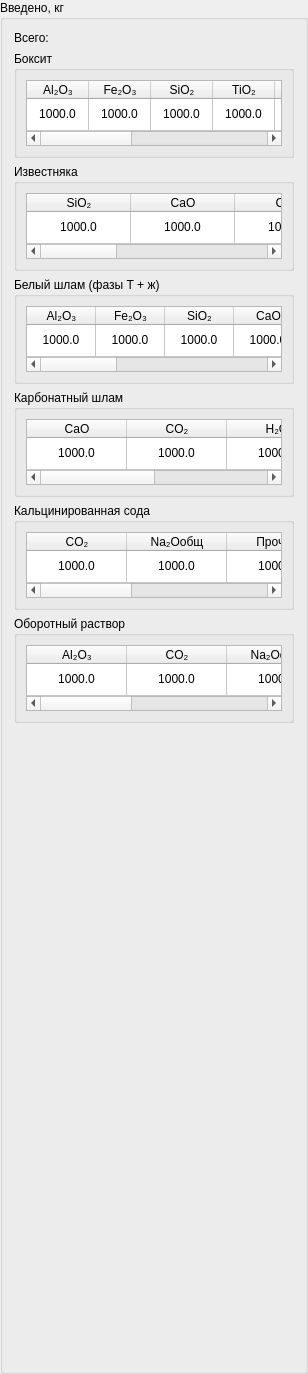
              <widget class="QGroupBox" name="groupBox">
               <property name="title">
                <string>Введено, кг</string>
               </property>
               <layout class="QVBoxLayout" name="verticalLayout_2">
                <item>
                 <widget class="QLabel" name="label">
                  <property name="text">
                   <string>Всего:</string>
                  </property>
                 </widget>
                </item>
                <item>
                 <widget class="QGroupBox" name="groupBox_196">
                  <property name="maximumSize">
                   <size>
                    <width>16777215</width>
                    <height>107</height>
                   </size>
                  </property>
                  <property name="title">
                   <string>Боксит</string>
                  </property>
                  <layout class="QHBoxLayout" name="horizontalLayout_193">
                   <item>
                    <widget class="QTableWidget" name="tableBoxite13">
                     <property name="maximumSize">
                      <size>
                       <width>16777215</width>
                       <height>71</height>
                      </size>
                     </property>
                     <attribute name="horizontalHeaderDefaultSectionSize">
                      <number>62</number>
                     </attribute>
                     <attribute name="horizontalHeaderStretchLastSection">
                      <bool>true</bool>
                     </attribute>
                     <attribute name="verticalHeaderVisible">
                      <bool>false</bool>
                     </attribute>
                     <attribute name="verticalHeaderStretchLastSection">
                      <bool>true</bool>
                     </attribute>
                     <row>
                      <property name="text">
                       <string>1</string>
                      </property>
                     </row>
                     <column>
                      <property name="text">
                       <string>Al₂O₃</string>
                      </property>
                     </column>
                     <column>
                      <property name="text">
                       <string>Fe₂O₃</string>
                      </property>
                     </column>
                     <column>
                      <property name="text">
                       <string>SiO₂</string>
                      </property>
                     </column>
                     <column>
                      <property name="text">
                       <string>TiO₂</string>
                      </property>
                     </column>
                     <column>
                      <property name="text">
                       <string>CaO</string>
                      </property>
                     </column>
                     <column>
                      <property name="text">
                       <string>CO₂</string>
                      </property>
                     </column>
                     <column>
                      <property name="text">
                       <string>Прочее</string>
                      </property>
                     </column>
                     <column>
                      <property name="text">
                       <string>П.п.п</string>
                      </property>
                     </column>
                     <column>
                      <property name="text">
                       <string>H₂O</string>
                      </property>
                     </column>
                     <column>
                      <property name="text">
                       <string>Итого</string>
                      </property>
                     </column>
                     <item row="0" column="0">
                      <property name="text">
                       <string>1000.0</string>
                      </property>
                      <property name="textAlignment">
                       <set>AlignCenter</set>
                      </property>
                     </item>
                     <item row="0" column="1">
                      <property name="text">
                       <string>1000.0</string>
                      </property>
                      <property name="textAlignment">
                       <set>AlignCenter</set>
                      </property>
                     </item>
                     <item row="0" column="2">
                      <property name="text">
                       <string>1000.0</string>
                      </property>
                      <property name="textAlignment">
                       <set>AlignCenter</set>
                      </property>
                     </item>
                     <item row="0" column="3">
                      <property name="text">
                       <string>1000.0</string>
                      </property>
                      <property name="textAlignment">
                       <set>AlignCenter</set>
                      </property>
                     </item>
                     <item row="0" column="4">
                      <property name="text">
                       <string>1000.0</string>
                      </property>
                      <property name="textAlignment">
                       <set>AlignCenter</set>
                      </property>
                     </item>
                     <item row="0" column="5">
                      <property name="text">
                       <string>1000.0</string>
                      </property>
                      <property name="textAlignment">
                       <set>AlignCenter</set>
                      </property>
                     </item>
                     <item row="0" column="6">
                      <property name="text">
                       <string>1000.0</string>
                      </property>
                      <property name="textAlignment">
                       <set>AlignCenter</set>
                      </property>
                     </item>
                     <item row="0" column="7">
                      <property name="text">
                       <string>1000.0</string>
                      </property>
                      <property name="textAlignment">
                       <set>AlignCenter</set>
                      </property>
                     </item>
                     <item row="0" column="8">
                      <property name="text">
                       <string>1000.0</string>
                      </property>
                      <property name="textAlignment">
                       <set>AlignCenter</set>
                      </property>
                     </item>
                     <item row="0" column="9">
                      <property name="text">
                       <string>1000.0</string>
                      </property>
                      <property name="textAlignment">
                       <set>AlignCenter</set>
                      </property>
                     </item>
                    </widget>
                   </item>
                  </layout>
                 </widget>
                </item>
                <item>
                 <widget class="QGroupBox" name="groupBox_197">
                  <property name="maximumSize">
                   <size>
                    <width>16777215</width>
                    <height>107</height>
                   </size>
                  </property>
                  <property name="title">
                   <string>Известняка</string>
                  </property>
                  <layout class="QHBoxLayout" name="horizontalLayout_208">
                   <item>
                    <widget class="QTableWidget" name="tableLimestone13">
                     <property name="maximumSize">
                      <size>
                       <width>16777215</width>
                       <height>71</height>
                      </size>
                     </property>
                     <attribute name="horizontalHeaderDefaultSectionSize">
                      <number>104</number>
                     </attribute>
                     <attribute name="horizontalHeaderStretchLastSection">
                      <bool>true</bool>
                     </attribute>
                     <attribute name="verticalHeaderVisible">
                      <bool>false</bool>
                     </attribute>
                     <attribute name="verticalHeaderStretchLastSection">
                      <bool>true</bool>
                     </attribute>
                     <row>
                      <property name="text">
                       <string>1</string>
                      </property>
                     </row>
                     <column>
                      <property name="text">
                       <string>SiO₂</string>
                      </property>
                     </column>
                     <column>
                      <property name="text">
                       <string>CaO</string>
                      </property>
                     </column>
                     <column>
                      <property name="text">
                       <string>CO₂</string>
                      </property>
                     </column>
                     <column>
                      <property name="text">
                       <string>Прочее</string>
                      </property>
                     </column>
                     <column>
                      <property name="text">
                       <string>H₂O</string>
                      </property>
                     </column>
                     <column>
                      <property name="text">
                       <string>Итого</string>
                      </property>
                     </column>
                     <item row="0" column="0">
                      <property name="text">
                       <string>1000.0</string>
                      </property>
                      <property name="textAlignment">
                       <set>AlignCenter</set>
                      </property>
                     </item>
                     <item row="0" column="1">
                      <property name="text">
                       <string>1000.0</string>
                      </property>
                      <property name="textAlignment">
                       <set>AlignCenter</set>
                      </property>
                     </item>
                     <item row="0" column="2">
                      <property name="text">
                       <string>1000.0</string>
                      </property>
                      <property name="textAlignment">
                       <set>AlignCenter</set>
                      </property>
                     </item>
                     <item row="0" column="3">
                      <property name="text">
                       <string>1000.0</string>
                      </property>
                      <property name="textAlignment">
                       <set>AlignCenter</set>
                      </property>
                     </item>
                     <item row="0" column="4">
                      <property name="text">
                       <string>1000.0</string>
                      </property>
                      <property name="textAlignment">
                       <set>AlignCenter</set>
                      </property>
                     </item>
                     <item row="0" column="5">
                      <property name="text">
                       <string>1000.0</string>
                      </property>
                      <property name="textAlignment">
                       <set>AlignCenter</set>
                      </property>
                     </item>
                    </widget>
                   </item>
                  </layout>
                 </widget>
                </item>
                <item>
                 <widget class="QGroupBox" name="groupBox_198">
                  <property name="maximumSize">
                   <size>
                    <width>16777215</width>
                    <height>107</height>
                   </size>
                  </property>
                  <property name="title">
                   <string>Белый шлам (фазы Т + ж)</string>
                  </property>
                  <layout class="QHBoxLayout" name="horizontalLayout_209">
                   <item>
                    <widget class="QTableWidget" name="tableWhiteMud13">
                     <property name="maximumSize">
                      <size>
                       <width>16777215</width>
                       <height>71</height>
                      </size>
                     </property>
                     <attribute name="horizontalHeaderDefaultSectionSize">
                      <number>69</number>
                     </attribute>
                     <attribute name="horizontalHeaderStretchLastSection">
                      <bool>true</bool>
                     </attribute>
                     <attribute name="verticalHeaderVisible">
                      <bool>false</bool>
                     </attribute>
                     <attribute name="verticalHeaderStretchLastSection">
                      <bool>true</bool>
                     </attribute>
                     <row>
                      <property name="text">
                       <string>1</string>
                      </property>
                     </row>
                     <column>
                      <property name="text">
                       <string>Al₂O₃</string>
                      </property>
                     </column>
                     <column>
                      <property name="text">
                       <string>Fe₂O₃</string>
                      </property>
                     </column>
                     <column>
                      <property name="text">
                       <string>SiO₂</string>
                      </property>
                     </column>
                     <column>
                      <property name="text">
                       <string>CaO</string>
                      </property>
                     </column>
                     <column>
                      <property name="text">
                       <string>CO₂</string>
                      </property>
                     </column>
                     <column>
                      <property name="text">
                       <string>Na₂Oобщ</string>
                      </property>
                     </column>
                     <column>
                      <property name="text">
                       <string>П.п.п</string>
                      </property>
                     </column>
                     <column>
                      <property name="text">
                       <string>H₂O</string>
                      </property>
                     </column>
                     <column>
                      <property name="text">
                       <string>Итого</string>
                      </property>
                     </column>
                     <item row="0" column="0">
                      <property name="text">
                       <string>1000.0</string>
                      </property>
                      <property name="textAlignment">
                       <set>AlignCenter</set>
                      </property>
                     </item>
                     <item row="0" column="1">
                      <property name="text">
                       <string>1000.0</string>
                      </property>
                      <property name="textAlignment">
                       <set>AlignCenter</set>
                      </property>
                     </item>
                     <item row="0" column="2">
                      <property name="text">
                       <string>1000.0</string>
                      </property>
                      <property name="textAlignment">
                       <set>AlignCenter</set>
                      </property>
                     </item>
                     <item row="0" column="3">
                      <property name="text">
                       <string>1000.0</string>
                      </property>
                      <property name="textAlignment">
                       <set>AlignCenter</set>
                      </property>
                     </item>
                     <item row="0" column="4">
                      <property name="text">
                       <string>1000.0</string>
                      </property>
                      <property name="textAlignment">
                       <set>AlignCenter</set>
                      </property>
                     </item>
                     <item row="0" column="5">
                      <property name="text">
                       <string>1000.0</string>
                      </property>
                      <property name="textAlignment">
                       <set>AlignCenter</set>
                      </property>
                     </item>
                     <item row="0" column="6">
                      <property name="text">
                       <string>1000.0</string>
                      </property>
                      <property name="textAlignment">
                       <set>AlignCenter</set>
                      </property>
                     </item>
                     <item row="0" column="7">
                      <property name="text">
                       <string>1000.0</string>
                      </property>
                      <property name="textAlignment">
                       <set>AlignCenter</set>
                      </property>
                     </item>
                     <item row="0" column="8">
                      <property name="text">
                       <string>1000.0</string>
                      </property>
                      <property name="textAlignment">
                       <set>AlignCenter</set>
                      </property>
                     </item>
                    </widget>
                   </item>
                  </layout>
                 </widget>
                </item>
                <item>
                 <widget class="QGroupBox" name="groupBox_199">
                  <property name="maximumSize">
                   <size>
                    <width>16777215</width>
                    <height>107</height>
                   </size>
                  </property>
                  <property name="title">
                   <string>Карбонатный шлам</string>
                  </property>
                  <layout class="QHBoxLayout" name="horizontalLayout_210">
                   <item>
                    <widget class="QTableWidget" name="tableCarbonMud13">
                     <property name="maximumSize">
                      <size>
                       <width>16777215</width>
                       <height>71</height>
                      </size>
                     </property>
                     <attribute name="horizontalHeaderDefaultSectionSize">
                      <number>100</number>
                     </attribute>
                     <attribute name="verticalHeaderVisible">
                      <bool>false</bool>
                     </attribute>
                     <attribute name="verticalHeaderStretchLastSection">
                      <bool>true</bool>
                     </attribute>
                     <row>
                      <property name="text">
                       <string>1</string>
                      </property>
                     </row>
                     <column>
                      <property name="text">
                       <string>CaO</string>
                      </property>
                     </column>
                     <column>
                      <property name="text">
                       <string>CO₂</string>
                      </property>
                     </column>
                     <column>
                      <property name="text">
                       <string>H₂O</string>
                      </property>
                     </column>
                     <column>
                      <property name="text">
                       <string>Итого</string>
                      </property>
                     </column>
                     <item row="0" column="0">
                      <property name="text">
                       <string>1000.0</string>
                      </property>
                      <property name="textAlignment">
                       <set>AlignCenter</set>
                      </property>
                     </item>
                     <item row="0" column="1">
                      <property name="text">
                       <string>1000.0</string>
                      </property>
                      <property name="textAlignment">
                       <set>AlignCenter</set>
                      </property>
                     </item>
                     <item row="0" column="2">
                      <property name="text">
                       <string>1000.0</string>
                      </property>
                      <property name="textAlignment">
                       <set>AlignCenter</set>
                      </property>
                     </item>
                     <item row="0" column="3">
                      <property name="text">
                       <string>1000.0</string>
                      </property>
                      <property name="textAlignment">
                       <set>AlignCenter</set>
                      </property>
                     </item>
                    </widget>
                   </item>
                  </layout>
                 </widget>
                </item>
                <item>
                 <widget class="QGroupBox" name="groupBox_200">
                  <property name="maximumSize">
                   <size>
                    <width>16777215</width>
                    <height>107</height>
                   </size>
                  </property>
                  <property name="title">
                   <string>Кальцинированная сода</string>
                  </property>
                  <layout class="QHBoxLayout" name="horizontalLayout_211">
                   <item>
                    <widget class="QTableWidget" name="tableSoda13">
                     <property name="maximumSize">
                      <size>
                       <width>16777215</width>
                       <height>71</height>
                      </size>
                     </property>
                     <attribute name="horizontalHeaderDefaultSectionSize">
                      <number>100</number>
                     </attribute>
                     <attribute name="verticalHeaderVisible">
                      <bool>false</bool>
                     </attribute>
                     <attribute name="verticalHeaderStretchLastSection">
                      <bool>true</bool>
                     </attribute>
                     <row>
                      <property name="text">
                       <string>1</string>
                      </property>
                     </row>
                     <column>
                      <property name="text">
                       <string>CO₂</string>
                      </property>
                     </column>
                     <column>
                      <property name="text">
                       <string>Na₂Oобщ</string>
                      </property>
                     </column>
                     <column>
                      <property name="text">
                       <string>Прочее</string>
                      </property>
                     </column>
                     <column>
                      <property name="text">
                       <string>H₂O</string>
                      </property>
                     </column>
                     <column>
                      <property name="text">
                       <string>Итого</string>
                      </property>
                     </column>
                     <item row="0" column="0">
                      <property name="text">
                       <string>1000.0</string>
                      </property>
                      <property name="textAlignment">
                       <set>AlignCenter</set>
                      </property>
                     </item>
                     <item row="0" column="1">
                      <property name="text">
                       <string>1000.0</string>
                      </property>
                      <property name="textAlignment">
                       <set>AlignCenter</set>
                      </property>
                     </item>
                     <item row="0" column="2">
                      <property name="text">
                       <string>1000.0</string>
                      </property>
                      <property name="textAlignment">
                       <set>AlignCenter</set>
                      </property>
                     </item>
                     <item row="0" column="3">
                      <property name="text">
                       <string>1000.0</string>
                      </property>
                      <property name="textAlignment">
                       <set>AlignCenter</set>
                      </property>
                     </item>
                     <item row="0" column="4">
                      <property name="text">
                       <string>1000.0</string>
                      </property>
                      <property name="textAlignment">
                       <set>AlignCenter</set>
                      </property>
                     </item>
                    </widget>
                   </item>
                  </layout>
                 </widget>
                </item>
                <item>
                 <widget class="QGroupBox" name="groupBox_201">
                  <property name="maximumSize">
                   <size>
                    <width>16777215</width>
                    <height>107</height>
                   </size>
                  </property>
                  <property name="title">
                   <string>Оборотный раствор</string>
                  </property>
                  <layout class="QHBoxLayout" name="horizontalLayout_212">
                   <item>
                    <widget class="QTableWidget" name="tableRecycledSolution13">
                     <property name="maximumSize">
                      <size>
                       <width>16777215</width>
                       <height>71</height>
                      </size>
                     </property>
                     <property name="frameShape">
                      <enum>QFrame::StyledPanel</enum>
                     </property>
                     <property name="gridStyle">
                      <enum>Qt::SolidLine</enum>
                     </property>
                     <attribute name="horizontalHeaderDefaultSectionSize">
                      <number>100</number>
                     </attribute>
                     <attribute name="verticalHeaderVisible">
                      <bool>false</bool>
                     </attribute>
                     <attribute name="verticalHeaderStretchLastSection">
                      <bool>true</bool>
                     </attribute>
                     <row>
                      <property name="text">
                       <string>1</string>
                      </property>
                     </row>
                     <column>
                      <property name="text">
                       <string>Al₂O₃</string>
                      </property>
                     </column>
                     <column>
                      <property name="text">
                       <string>CO₂</string>
                      </property>
                     </column>
                     <column>
                      <property name="text">
                       <string>Na₂Oобщ</string>
                      </property>
                     </column>
                     <column>
                      <property name="text">
                       <string>H₂O</string>
                      </property>
                     </column>
                     <column>
                      <property name="text">
                       <string>Итого</string>
                      </property>
                     </column>
                     <item row="0" column="0">
                      <property name="text">
                       <string>1000.0</string>
                      </property>
                      <property name="textAlignment">
                       <set>AlignCenter</set>
                      </property>
                     </item>
                     <item row="0" column="1">
                      <property name="text">
                       <string>1000.0</string>
                      </property>
                      <property name="textAlignment">
                       <set>AlignCenter</set>
                      </property>
                     </item>
                     <item row="0" column="2">
                      <property name="text">
                       <string>1000.0</string>
                      </property>
                      <property name="textAlignment">
                       <set>AlignCenter</set>
                      </property>
                     </item>
                     <item row="0" column="3">
                      <property name="text">
                       <string>1000.0</string>
                      </property>
                      <property name="textAlignment">
                       <set>AlignCenter</set>
                      </property>
                     </item>
                     <item row="0" column="4">
                      <property name="text">
                       <string>1000.0</string>
                      </property>
                      <property name="textAlignment">
                       <set>AlignCenter</set>
                      </property>
                     </item>
                    </widget>
                   </item>
                  </layout>
                 </widget>
                </item>
                <item>
                 <spacer name="verticalSpacer">
                  <property name="orientation">
                   <enum>Qt::Vertical</enum>
                  </property>
                  <property name="sizeHint" stdset="0">
                   <size>
                    <width>20</width>
                    <height>637</height>
                   </size>
                  </property>
                 </spacer>
                </item>
               </layout>
              </widget>
